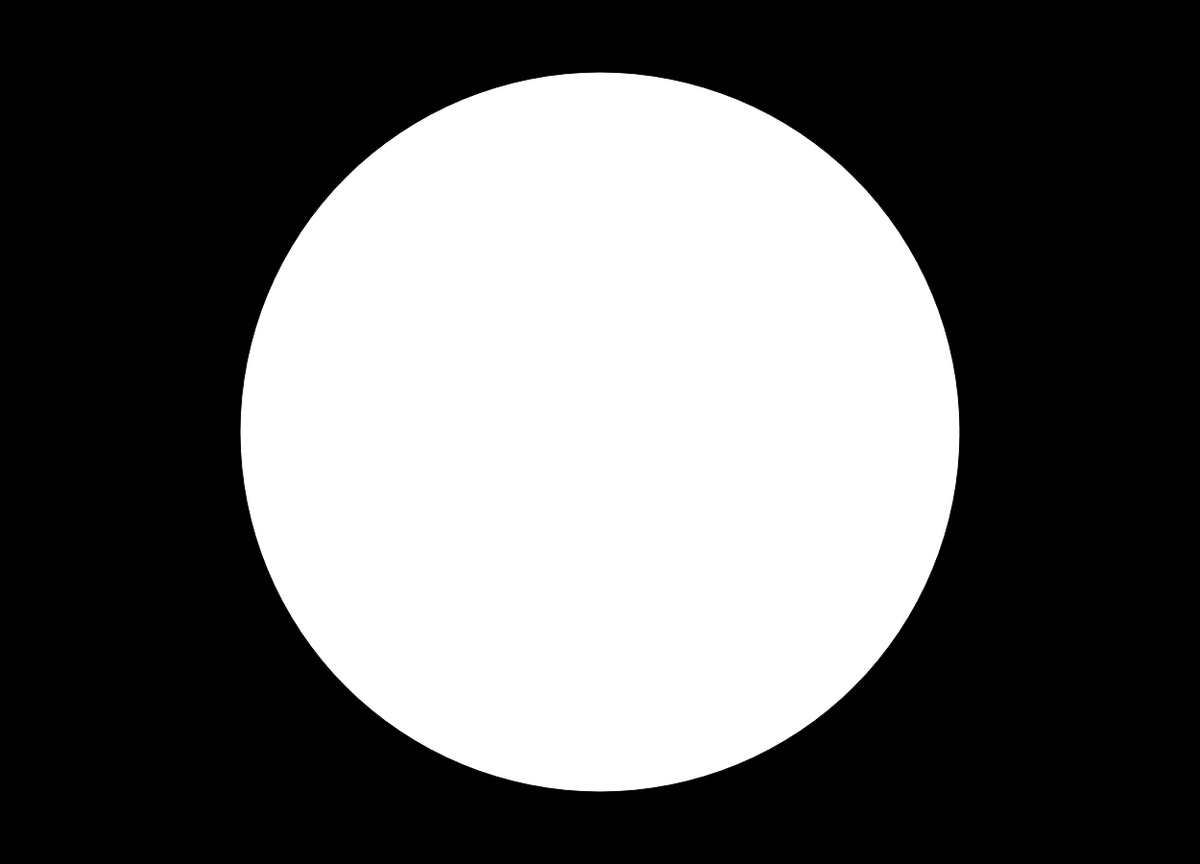
Frame 1 (no input)
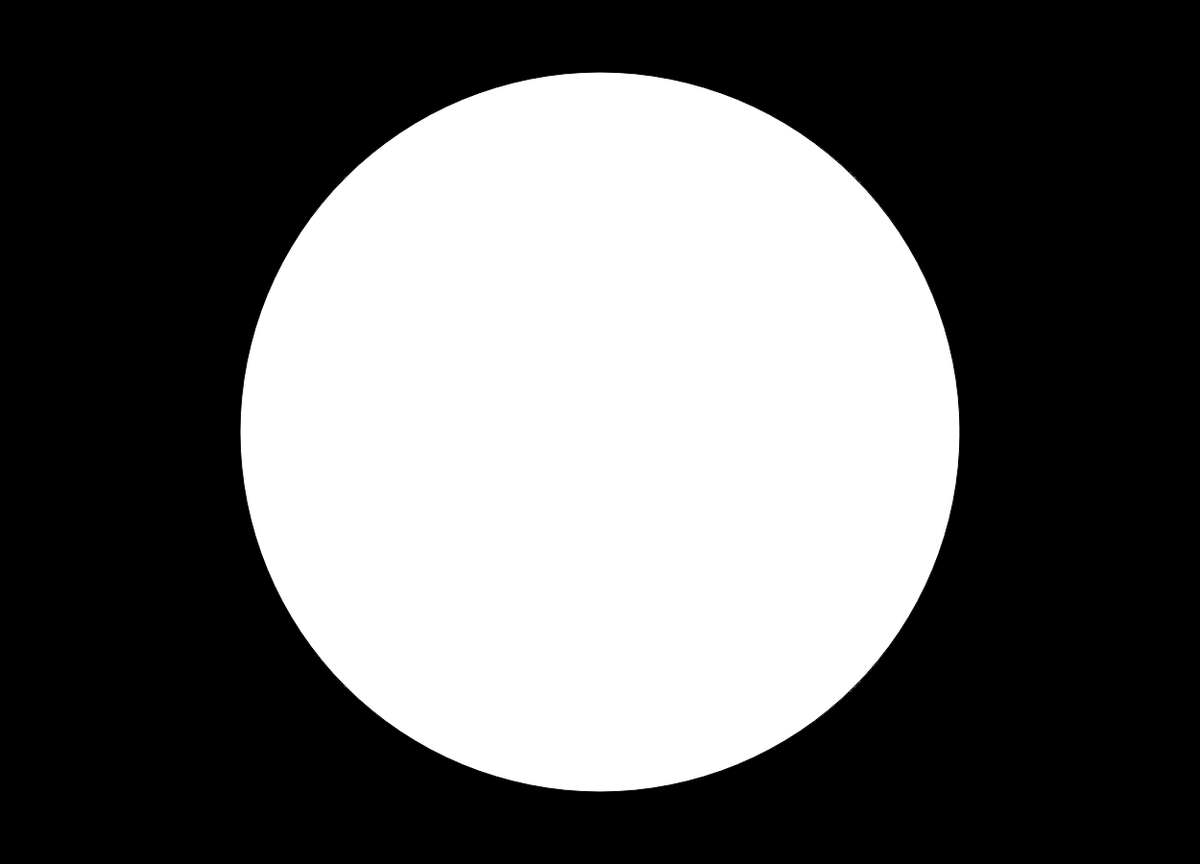
Frame 60 (no input)
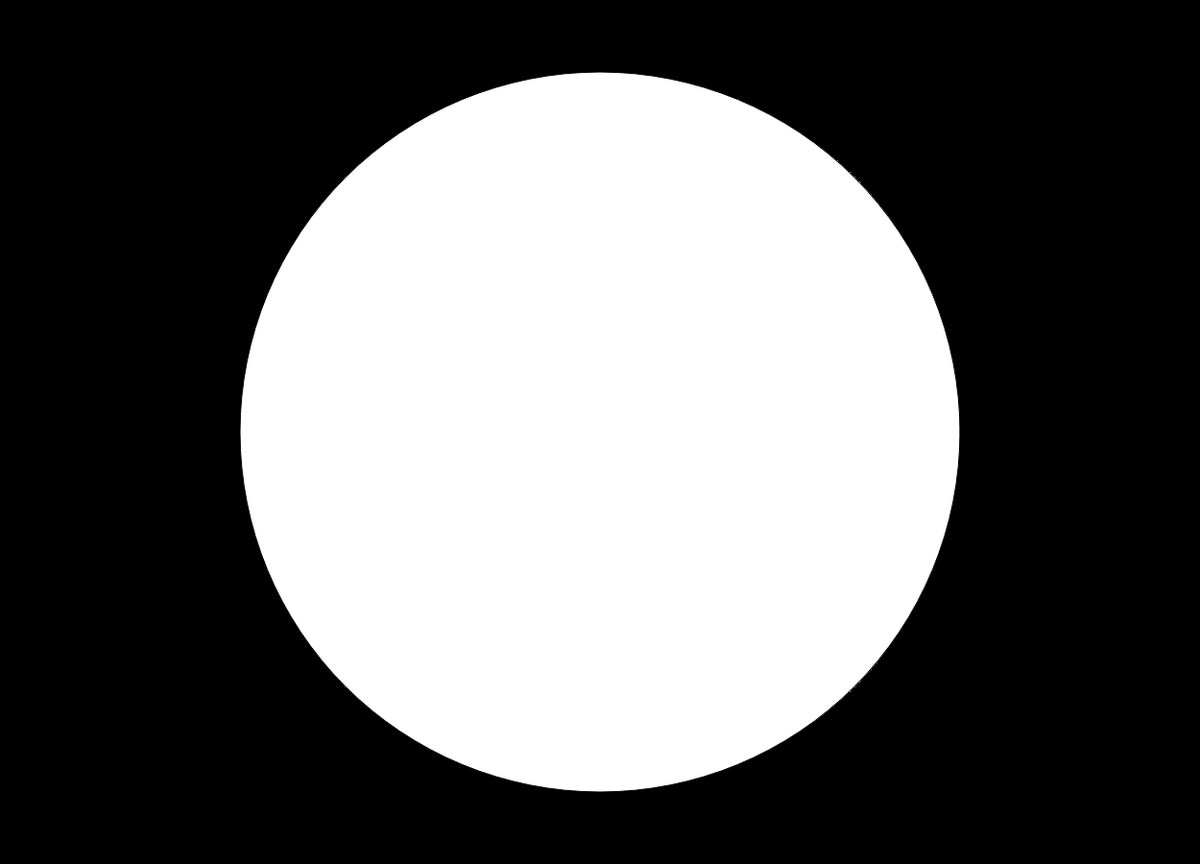
Frame 120 (the mouse pressed at the canvas centre since frame 60)

The p5.js sketch that drew these frames (run headless with seeded random() and noise() and a simulated clock; from frame 60 on, the mouse is pressed at the canvas centre):

// p5.js sketch
// ── sketch.js
function setup() {
  // put setup code here
  createCanvas (1250,900)
  background(0);
}

function draw() {
var faceWidth=750;
var faceHeight=faceWidth;

//draw face outline
ellipse(width/2,height/2,faceWidth,faceHeight);

}
